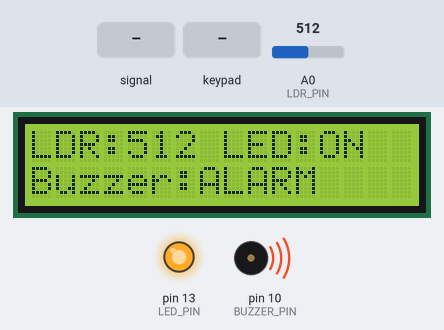
This sketch was run on a simulated Arduino Uno, built with avr-gcc and run on an emulated ATmega328P. On the bench: 16×2 character LCD, output pins drawn as LEDs (lit = HIGH), buzzer (waves = sounding). The inputs (shaded band) are chosen by the test bench; at power-on: A0 (LDR_PIN) = 512.

Above: at 2.7 s.
2.8 s: A0 (LDR_PIN) fed a 200 Hz sine of ±81 counts around its level
At 3.65 s:
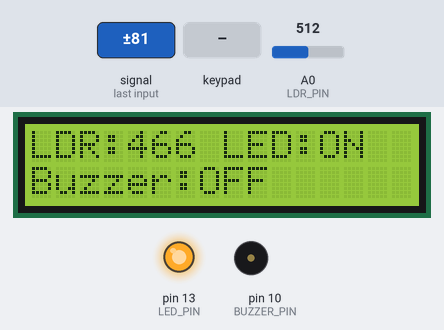
5.8 s: key '#' pressed
At 6.5 s:
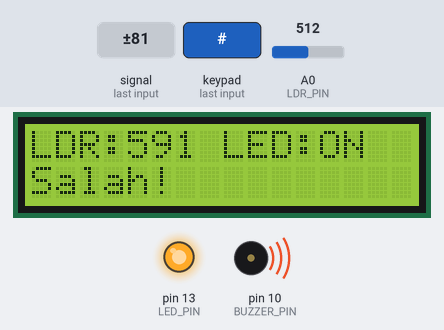
8.8 s: keypad keys 1 2 3 4 pressed 0.4 s apart
At 9.14 s:
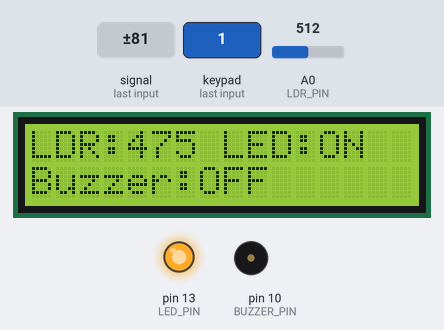
13.4 s: A0 (LDR_PIN) set to 716
At 14.3 s:
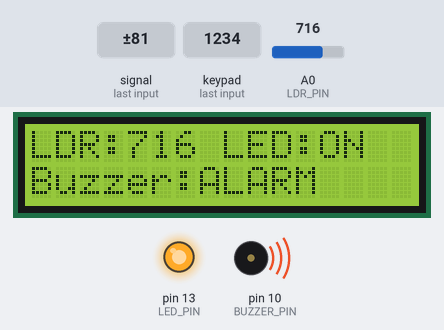
14.9 s: keypad keys 1 2 3 4 # pressed 0.4 s apart
At 18.2 s:
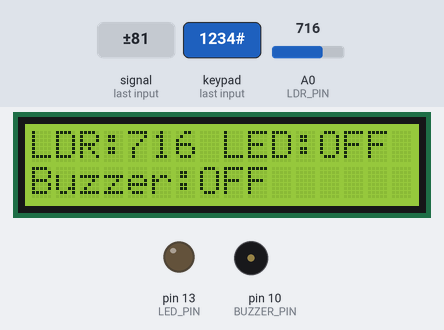
19.0 s: A0 (LDR_PIN) set to 0
At 19.6 s:
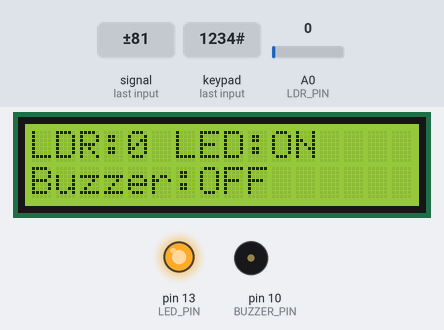
Timing chart, 0 to 21.5 s (numbered marks = the images above; inputs shaded):
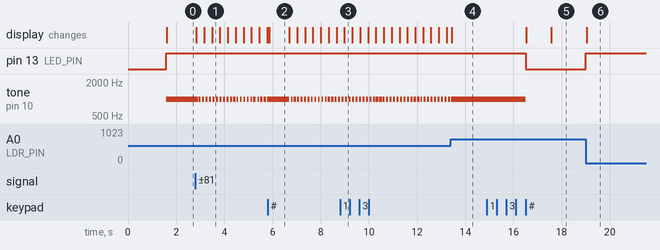

Measured:
- after the input at 2.8 s, tone on pin 10 (BUZZER_PIN): alternates 1000 Hz for 0.07 s and silent for 0.07 s, starting after 0.11 s; the display: first changes at once (image 1 shows a later state)
- after the input at 5.8 s, the display: changes after 0.06 s (image 2)
- after the input at 13.4 s, tone on pin 10 (BUZZER_PIN): goes on until 13.4 s, then stays 1000 Hz
- after the input at 14.9 s, pin 13 (LED_PIN): HIGH → LOW after 1.6 s; tone on pin 10 (BUZZER_PIN): 1000 Hz → silent after 1.6 s; the display: first changes after 1.6 s (image 5 shows a later state)
- after the input at 19.0 s, pin 13 (LED_PIN): LOW → HIGH at once; the display: changes at once (image 6)
- what the display in image 2 shows lasts 0.8 s, from 5.9 s to 6.7 s

The sketch:

sketch.ino
```cpp
#include <Wire.h>
#include <LiquidCrystal_I2C.h>
#include <Keypad.h>

LiquidCrystal_I2C lcd(0x27, 16, 2);

// config keypad
const byte ROWS = 4;
const byte COLS = 4;
char keys[ROWS][COLS] = {
  {'1','2','3','A'},
  {'4','5','6','B'},
  {'7','8','9','C'},
  {'*','0','#','D'}
};
byte rowPins[ROWS] = {9, 8, 7, 6};
byte colPins[COLS] = {5, 4, 3, 2};
Keypad keypad = Keypad(makeKeymap(keys), rowPins, colPins, ROWS, COLS);

// pin Komponen
const int LDR_PIN = A0;
const int LED_PIN = 13;
const int BUZZER_PIN = 10;

String passwordBenar = "1234";
String inputPassword = "";
bool alarmTerpicu = false;
bool sudahMatikanAlarm = false;
int ambangCahaya = 500;

void setup() {
  pinMode(LED_PIN, OUTPUT);
  pinMode(BUZZER_PIN, OUTPUT);

  lcd.init();
  lcd.backlight();
  lcd.print("Sistem Aktif");
  delay(1500);
  lcd.clear();
}

void loop() {
  int nilaiLDR = analogRead(LDR_PIN);
  char key = keypad.getKey();

  if (nilaiLDR < ambangCahaya) {
    // kondisi gelap
    digitalWrite(LED_PIN, HIGH);
    noTone(BUZZER_PIN);
    alarmTerpicu = false;
    sudahMatikanAlarm = false;     // reset flag agar nanti bisa bunyi lagi saat terang
    inputPassword = "";
  }
  else {
    // kondisi terag
    if (!sudahMatikanAlarm) {
      alarmTerpicu = true;
    }
  }

  // logic alarm terkunci
  if (alarmTerpicu) {
    digitalWrite(LED_PIN, HIGH);
    tone(BUZZER_PIN, 1000);

    updateLCD(nilaiLDR, "ON ", "ALARM");

    if (key) {
      if (key == '#') {
        if (inputPassword == passwordBenar) {
          alarmTerpicu = false;
          sudahMatikanAlarm = true;
          digitalWrite(LED_PIN, LOW);
          noTone(BUZZER_PIN);
          inputPassword = "";
          lcd.clear();
          lcd.print("Password Benar");
          delay(1000);
        } else {
          inputPassword = "";
          lcd.setCursor(0, 1);
          lcd.print("Salah!         ");
          delay(800);
        }
      } else if (key == '*') {
        inputPassword = "";
      } else {
        inputPassword += key;
      }
    }
  }
  else {
    // kondisi normal (gelap/terang sudah dimatikan)
    if (nilaiLDR < ambangCahaya) {
       updateLCD(nilaiLDR, "ON ", "OFF  ");
    } else {
       digitalWrite(LED_PIN, LOW);
       noTone(BUZZER_PIN);
       updateLCD(nilaiLDR, "OFF", "OFF  ");
    }
  }
}

// biar lcd ga kedip
void updateLCD(int ldr, String statLED, String statBZ) {
  static int lastLdr = -1;
  static String lastLED = "";
  static String lastBZ = "";

  if (ldr != lastLdr || statLED != lastLED || statBZ != lastBZ) {
    lcd.setCursor(0, 0);
    lcd.print("LDR:");
    lcd.print(ldr);
    lcd.print(" LED:");
    lcd.print(statLED);
    lcd.print("    ");

    lcd.setCursor(0, 1);
    lcd.print("Buzzer:");
    lcd.print(statBZ);
    lcd.print("      ");

    lastLdr = ldr;
    lastLED = statLED;
    lastBZ = statBZ;
  }
}
```
